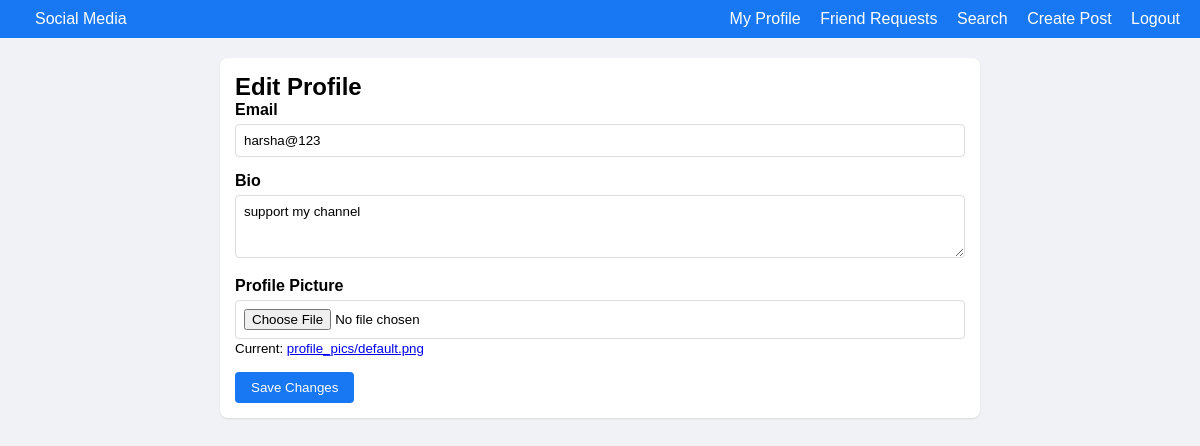
/edit-profile/ (signed in), run on the app's committed database.
### core/models.py (models this page shows, shortened)
class User(AbstractUser):
    bio = models.TextField(max_length=500, blank=True)
    profile_pic = models.ImageField(
        upload_to='profile_pics/',
        default='profile_pics/default.png',
        validators=[FileExtensionValidator(['jpg', 'jpeg', 'png'])]
    )
    groups = models.ManyToManyField(
        'auth.Group',
        verbose_name='groups',
        blank=True,
        help_text='The groups this user belongs to. A user will get all permissions granted to each of their groups.',
        related_name="core_user_groups",  # Unique related_name
        related_query_name="user",
    )
    user_permissions = models.ManyToManyField(
        'auth.Permission',
        verbose_name='user permissions',
        blank=True,
        help_text='Specific permissions for this user.',
        related_name="core_user_permissions",  # Unique related_name
        related_query_name="user",
    )

### core/views.py (the view, shortened to what this page needs)
# urls.py: path('edit-profile/', views.edit_profile, name='edit_profile'),
@login_required
def edit_profile(request):
    return render(request, 'core/edit_profile.html')

### templates/core/edit_profile.html (shortened to what this page needs)
{% extends 'core/base.html' %}
{% block content %}
<div class="card">
    <h2>Edit Profile</h2>
    <form method="POST" enctype="multipart/form-data">
        <div class="form-group">
            <label for="email">Email</label>
            <input type="email" id="email" name="email" value="{{ user.email }}" required>
        </div>
        <div class="form-group">
            <label for="bio">Bio</label>
            <textarea id="bio" name="bio" rows="3">{{ user.bio }}</textarea>
        </div>
        <div class="form-group">
            <label for="profile_pic">Profile Picture</label>
            <input type="file" id="profile_pic" name="profile_pic" accept="image/jpeg,image/png">
            <small>Current: <a href="{{ user.profile_pic.url }}" target="_blank">{{ user.profile_pic.name }}</a></small>
        </div>
        <button type="submit" class="btn btn-primary">Save Changes</button>
    </form>
</div>
{% endblock %}

### templates/core/base.html (style rules this page uses)
* { margin: 0; padding: 0; box-sizing: border-box; font-family: Arial, sans-serif; }
body { background-color: #f0f2f5; }
.card { background-color: white; border-radius: 8px; box-shadow: 0 1px 2px rgba(0, 0, 0, 0.1); margin-bottom: 20px; padding: 15px; }
.btn { padding: 8px 16px; border: none; border-radius: 4px; cursor: pointer; font-weight: bold; }
.btn-primary { background-color: #1877f2; color: white; }
.form-group { margin-bottom: 15px; }
.form-group label { display: block; margin-bottom: 5px; font-weight: bold; }
.form-group input, .form-group textarea, .form-group select { width: 100%; padding: 8px; border: 1px solid #ddd; border-radius: 4px; }
.btn { padding: 8px 16px; border-radius: 4px; border: none; cursor: pointer; font-weight: 500; }

### data on the page
User: email "harsha@123", bio "support my channel", profile_pic.name "profile_pics/default.png"
